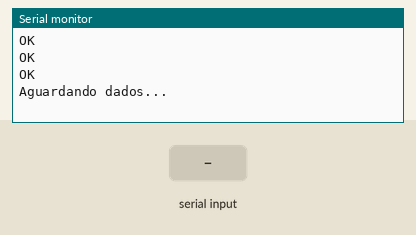
Recording of a program running on a simulated Arduino Uno, built with avr-gcc and run on an emulated ATmega328P. Shown: the last lines printed to the serial monitor. Inputs (shaded band) come from the test bench. The modem accepts every AT command (registered, SIM ready, sends succeed) and sends nothing else.

Above: at 9.2 s.
9.3 s: "1" received over the second serial link
At 12.0 s:
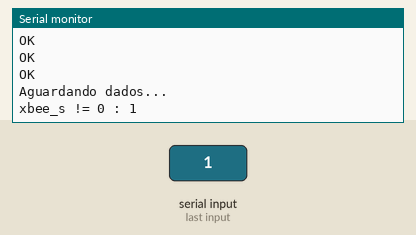
12.3 s: "2" received over the second serial link
At 15.2 s:
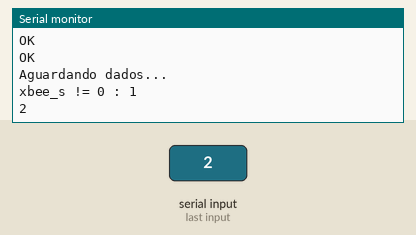
15.3 s: "[FIN,ACK]" received over the second serial link
At 17.5 s:
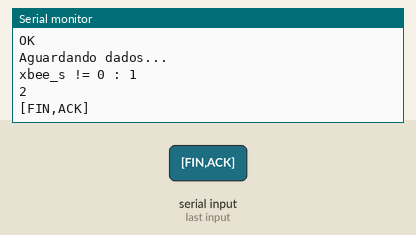

Measured:
- after the input at 9.3 s, the serial monitor: prints a new line after 1.7 s (image 1)
- after the input at 12.3 s, the serial monitor: prints a new line after 2.7 s (image 2)
- after the input at 15.3 s, the serial monitor: prints a new line after 1.7 s (image 3)

The program:

main.cpp
```cpp
#include <Arduino.h>
#include <DHT.h>
#include <Adafruit_Sensor.h>
#include <SoftwareSerial.h>

SoftwareSerial xbee_s(2, 3);

// Pino conectado ao pino de dados do sensor
#define DHTPIN 7

#define DHTTYPE DHT22   // Sensor DHT 22  (AM2302)

// Definicoes do sensor : pino, tipo
DHT dht(DHTPIN, DHTTYPE);

//Definicao pinos sensor
int pino_analogico = A5;
int pino_digital = 5;


int valor_A0 = 0;
int valor_D = 0;

String ATCMD;
// Array simbolo grau
byte grau[8] ={ B00001100,
    B00010010,
    B00010010,
    B00001100,
    B00000000,
    B00000000,
    B00000000,
    B00000000,};

void setup()
{
    xbee_s.begin(9600);
    Serial.begin(9600);

    xbee_s.print("+++");
    delay(1000);

    if(xbee_s.available()){
        ATCMD = xbee_s.readString();
        Serial.println(ATCMD);
    }

    xbee_s.print("ATID\r");  //ask PAN ID

    delay(1000);

    if(xbee_s.available()){
        ATCMD = xbee_s.readString();  // answer PAN ID
        Serial.println(ATCMD);
    }
    xbee_s.print("ATSH\r");  // ask higher serial address

    delay(1000);
    if(xbee_s.available()){
        ATCMD = xbee_s.readString();  // answer higher serial address
        Serial.println(ATCMD);
    }

    xbee_s.print("ATSL\r");  // ask lower serial address

    delay(1000);

    if(xbee_s.available()){
        ATCMD = xbee_s.readString();  // answer lower serial address
        Serial.println(ATCMD);
    }
    xbee_s.print("ATCN\r");  // ask lower serial address

    delay(1000);

    if(xbee_s.available()){
        ATCMD = xbee_s.readString();
        Serial.println(ATCMD);
    }

    Serial.println("Aguardando dados...");
    //Iniclaiza o sensor DHT
    //Define pinos sensor como entrada
    pinMode(pino_analogico, INPUT);
    pinMode(pino_digital, INPUT);

    dht.begin();
}

String probe;

void loop()
{
    delay(1000);
    String msg;
    probe = "\0";
    int aux=0;

    if(xbee_s.available()){
        probe = xbee_s.readString();
        if(probe != "[FIN,ACK]"){
            aux=1;
            Serial.print("xbee_s != 0 : ");
            Serial.println(probe);
            xbee_s.print("Starting PL\n");
        }else{
            Serial.print("descartando FIN,ACK : ");
            Serial.println(probe);
            aux = 0;
        }
    }

    if(aux != 0){

        xbee_s.print("+++");
        delay(3000);

        if(xbee_s.available()){
            ATCMD = xbee_s.readString();
            Serial.println(ATCMD);
        }

        if(probe == "1"){
            xbee_s.print("ATPL 1\r"); //4,3,2,1
        }else if(probe == "2"){
            xbee_s.print("ATPL 2\r"); //4,3,2,1
        }else if(probe == "3"){
            xbee_s.print("ATPL 3\r"); //4,3,2,1
        }else if(probe == "4"){
            xbee_s.print("ATPL 4\r"); //4,3,2,1
        }

        delay(1000);
        if(xbee_s.available()){
            ATCMD = xbee_s.readString();
            Serial.println(ATCMD);
        }

        delay(1000);
        xbee_s.print("ATPL\r");

        if(xbee_s.available()){
            ATCMD = xbee_s.readString();
            Serial.println(ATCMD);
        }

        delay(10000);

        Serial.print("Iniciando teste ...\n");
        xbee_s.print("Starting test\n");

        int d = 40;//probe.toInt(); //Delay between packets in ms

        int count = 1000; //msg

        // Leitura da umidade
        float hmd = dht.readHumidity();
        // Leitura da temperatura (Celsius)
        float tmp = dht.readTemperature();
        // Verifica se o sensor esta respondendo
        if (isnan(hmd) || isnan(tmp)){
            Serial.println("Falha ao ler dados do sensor DHT !!!");
            return;
        }
        int i,j;
        for(i=0; i<4;i++){
            for(j=0; j<1000;j++){
                msg += "[";
                msg += i;
                msg += ",";
                msg += j;
                msg += "]Temperatura: ";
                msg += tmp;
                msg += "*C Humidade: ";
                msg += hmd;
                msg += "%\n";
            }
        }
        while(count--){
            xbee_s.print(msg);
            delay(d);
        }

        delay(1000);

        xbee_s.print("+++");
        delay(3000);

        if(xbee_s.available()){
            ATCMD = xbee_s.readString();
            Serial.println(ATCMD);
        }

        xbee_s.print("ATPL 4\r");

        delay(1000);
        if(xbee_s.available()){
            ATCMD = xbee_s.readString();
            Serial.println(ATCMD);
        }

        delay(10000);

        int flag = 1;
        while(flag > 0){
            xbee_s.print("[FIN]\n");
            Serial.print("[FIN]\n");

            int attempt=0;

            delay(1000);
            while(!xbee_s.available()){
                attempt++;
                xbee_s.print("[FIN]\n");
                Serial.print("Send [FIN]\n");
                delay(1000);
                if(attempt > 5){
                    flag--;
                    break;
                }
            }
            probe = xbee_s.readString();
            if(probe == "[FIN,ACK]"){
                xbee_s.print("[ACK]\n");
                flag=0;
                break;
            }else{
                flag--;
                delay(1000);
            }
        }
    }
}
```
